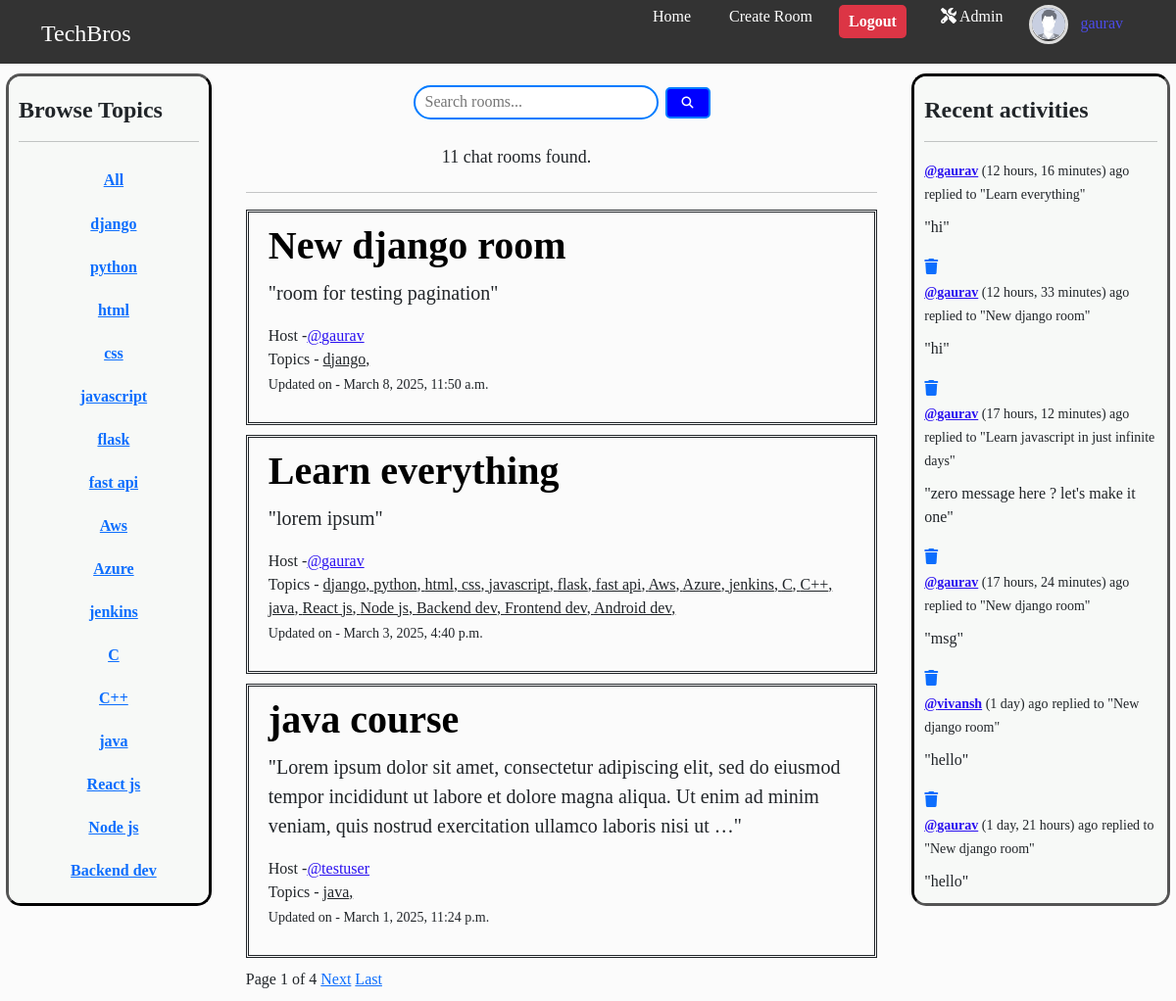
The app's page / (signed in) with its own data.
### main/models.py (models this page shows, shortened)
class Profile(models.Model):
    user = models.OneToOneField(User,on_delete=models.CASCADE)
    profile_pic = models.ImageField(upload_to='profile_images/',default='profile_images/default.jpg' , blank=True,null=True)

class Topic(models.Model):
    name = models.CharField(max_length=200)
    def __str__(self):
        return self.name

class Room(models.Model):
    topics = models.ManyToManyField(Topic,related_name="rooms")
    host = models.ForeignKey(User,on_delete=models.SET_NULL,null=True)
    name = models.CharField(max_length=200,)
    description = models.TextField(null=True, blank=True)
    participants = models.ManyToManyField(User,related_name='joined_rooms',through='Membership')
    updated = models.DateTimeField(auto_now=True)
    created = models.DateTimeField(auto_now_add=True)
    class Meta():
        ordering = ['-updated','-created']
    def __str__(self):
        return self.name

class Message(models.Model):
    user = models.ForeignKey(User,on_delete=models.CASCADE)
    room = models.ForeignKey(Room,on_delete=models.CASCADE)
    text = models.TextField()
    updated = models.DateTimeField(auto_now=True)
    created = models.DateTimeField(auto_now_add=True)
    def __str__(self):
        return self.text[:50]

### main/views.py (the view)
# urls.py: path('',views.home,name = "home"),
def home(request):
    q = request.GET.get('q') if request.GET.get('q') != None else ""
    rooms = Room.objects.prefetch_related('topics').filter(Q(topics__name__icontains=q) | Q(name__icontains =q ) | Q(description__icontains = q)).distinct()
    room_count = rooms.count()
    topics = Topic.objects.all()
    chat_messages = Message.objects.filter(Q(room__name__icontains = q)).order_by('-updated','-created')
    page = request.GET.get('page',1)
    paginator = Paginator(rooms,3)
    try:
        rooms = paginator.page(page)
    except:
        rooms = paginator.page(1)
    context = {'rooms':rooms,'topics':topics,'room_count':room_count,'chat_messages':chat_messages ,'q':q}
    return render(request , 'home.html',context)

### templates/home.html
{% extends "base.html" %}
{% block content %}
<div class="home-container">
    <aside class = 'left-sidebar'>
        {% include "topics_component.html" %}
    </aside>
    <main class ="main-feed">
        <div class="center-container">
            <form action={% url "home" %} method="GET"  >
                <input class="search-box" type="search" name="q" placeholder="Search rooms..." aria-label="Search">
                <button class="search-button" type="submit"><i class="fa-solid fa-magnifying-glass"></i></button>
            </form>
        </div>
        <div>
        <h6 style="margin-left:200px; padding-bottom:8px; font-size:large;">{{room_count}} chat rooms found.</h6>
        {% include "main_feed_component.html" %}
    </main>
    <aside class = "right_sidebar">
        {% include "activity_component.html" %}
    </aside>
</div>
{% endblock content %}

### templates/base.html (shortened to what this page needs)
<!DOCTYPE html>
{% load static %}
<html lang="en">
  <head>
    <link
      href="https://cdn.jsdelivr.net/npm/bootstrap@5.3.0/dist/css/bootstrap.min.css"
      rel="stylesheet"
    />
    <link rel="stylesheet" href="https://cdnjs.cloudflare.com/ajax/libs/font-awesome/6.5.1/css/all.min.css">
    <link rel="stylesheet" href="https://cdn.jsdelivr.net/npm/bootstrap-icons/font/bootstrap-icons.css">
    <link rel="stylesheet" href="{% static 'css/style.css' %}">
  </head>
  <body>
    <nav class="navbar-cus">
      <div class="container">
        <a href="{% url 'home' %}" class="navbar-brand">TechBros</a>
        <ul class="nav-links" id="navLinks">
          <li><a href="{% url 'home' %}">Home</a></li>
          {% if user.is_authenticated %}
          <li><a href="{% url 'create-room' %}">Create Room</a></li>
          {% endif %}
          {% if user.is_authenticated %}
          <li>
            <form action="{% url 'logout' %}" method="POST">
              <button type="submit" class="logout-button">Logout</button>
            </form>
          </li>
          {% if request.user.is_superuser %}
          <li><a href="{% url 'admin:index' %}"><i class="fa-solid fa-screwdriver-wrench"></i> Admin</a></li>
          {% endif %}
          <li><img src="{{ request.user.profile.profile_pic.url }}" alt="Profile Picture" class='navbar-profile-pic'><a href="{% url 'user-profile' request.user.id %}" id="username-link">{{request.user.username}}</a></li>
          {% endif %}
        </ul>
      </div>
    </nav>
    {% block content %} {% endblock content %}
  </body>
</html>

### templates/topics_component.html (shortened to what this page needs)
<!DOCTYPE html>
<html lang="en">
<head>
</head>
<body>
    <div class="topic-container">
    <h4 class='headings'>Browse Topics</h4>
        <hr>
        <div class="topic-list">
            <div class="topic-box">
                <a href="{% url "home" %}"  > <b>All</b></a>
            </div>
        </div>
        <div class="topic-list">
        {% for topic in topics  %}
            <div class="topic-box" >
                <a href="{% url "home" %}?q={{topic.name}} " ><b>{{topic.name}}</b></a>
            </div>
        {% endfor %}
        </div>
    </div>
</body>
</html>

### templates/main_feed_component.html (shortened to what this page needs)
<!DOCTYPE html>
<html lang="en">
<head>
</head>
<body>
    <hr>
    {% for room in rooms %}
        <div class="room-box">
            <h1 class='headings'><a href="{% url "room" room.id %}" >{{ room.name }}</a></h1>
            <p class="room-desc">"{{room.description|truncatechars:200 }}"</p>
            <span>Host -<a href="{% url "user-profile" room.host.id %}" class="user-name">@{{ room.host.username }}</a></span>
            <div>
                <span>Topics - </span>
                {% for topic in room.topics.all  %}
                <span style="text-decoration: underline;">{{topic}}, </span>
                {% endfor %}
            </div>
        <p><small>Updated on - {{ room.updated }}</small></p>
        </div>
    {% endfor %}
    <div>
        <span>Page {{rooms.number}} of {{rooms.paginator.num_pages}}</span>
        {% if rooms.has_next %}
            <span><a href="?page={{ rooms.next_page_number }}&q={{ q }}">Next</a></span>
            <a href="?page={{ rooms.paginator.num_pages }}&q={{ q }}">Last</a>
        {% endif %}
    </div>
</body>
</html>

### templates/activity_component.html (shortened to what this page needs)
<!DOCTYPE html>
<html lang="en">
<head>
</head>
<body>
    <div class='activity-container'>
    <h4 class="headings">Recent activities</h4>
        <hr>
        {% for message in chat_messages  %}
        <div>
            <a href="{% url "user-profile" message.user.id %}" class="user-name"><small><b>@{{message.user}}</b></a>  ({{message.updated|timesince}}) ago</small>
            <small>replied to "{{message.room}}"</small>
            <p style="margin-top: 10px;">"{{message}}"</p>
            {% if request.user == message.user or request.user.is_superuser%}
                <a href="{% url "delete-message" message.id %}"><i class="fa fa-trash" aria-hidden="true"></i></a>
            {% endif %}
        </div>
        {% endfor %}
    </div>
</body>
</html>

### static/css/style.css (style rules this page uses)
* { margin: 0; padding-bottom: 1px; box-sizing: border-box; }
body { background-color: #FBFBFB; font-family: 'Times New Roman', Times, serif; }
.user-name { color: #2a10f0; }
.home-container { display: grid; grid-template-columns: 0.8fr 2.5fr 1fr; gap: 20px; }
.topic-list { display: flex; flex-direction: column; justify-content: center; align-items: center; }
.topic-box { margin: 5px 2px 5px 12px ; padding: 5px 10px 5px 10px; text-align: center; border-radius: 5px; }
.room-desc { font-size: 20px; }
.center-container { display: flex; justify-content: center; align-items: center; height: 10vh; }
.search-box { margin-bottom: 10px; height: 35px; width: 250px; padding: 10px; border: 2px solid #007bff; border-radius: 25px; outline: none; font-size: 16px; }
.search-button { background-color: blue; color: white; border: 2px solid #007bff; padding: 5px 15px; margin-left: 3px; border-radius: 5px; cursor: pointer; font-size: 12px; }
.main-feed { padding: 5px 15px; }
.logout-button { background-color: #dc3545; color: white; margin-right : 8px; padding: 5px 10px; border: none; border-radius: 5px; font-weight: bold; cursor: pointer; transition: background-color 0.3s ease; }
.topic-container { height: 850px; overflow-y: auto; padding: 20px 10px 20px 10px; margin-top : 10px; margin-left: 6px; border-style : outset; border-radius: 15px; border-color: black; background-color:#F7F9F7; }
.activity-container { position: relative; height: 850px; overflow-y: auto; padding: 20px 10px 20px 10px; margin-top : 10px; margin-right: 6px; border-style : inset; border-radius: 15px; border-color: black; background-color:#F7F9F7; }
.headings { font-weight: bold; }
.headings a { color: black; text-decoration: none; transition: color 0.3s ease; }
.room-box { border-style: double; padding: 10px 20px 10px 20px; margin-top: 10px; margin-bottom: 10px; }
.navbar-cus { background: #333; color: white; display: flex; justify-content: space-between; align-items: center; margin: 0px; }
.navbar-cus .container { padding-top: 5px; display: flex; justify-content: space-between; align-items:center; width: 100%; }
.navbar-brand { font-size: 1.5rem; text-decoration: none; color: white; }
.nav-links { list-style: none; display: flex; gap: 15px; }
.nav-links li { display: inline; }
.nav-links a { text-decoration: none; color: white; padding: 8px 12px; }
#username-link { color: rgb(76, 76, 233); text-decoration: none; }
.navbar-profile-pic { width: 40px; height: 40px; border-radius: 100%; object-fit: cover; border: 3px solid #ddd; }

### records on screen
Topic: name "django"
Topic: name "python"
Topic: name "html"
Topic: name "css"
Topic: name "javascript"
Topic: name "flask"
Topic: name "fast api"
Topic: name "Aws"
Topic: name "Azure"
Topic: name "jenkins"
Topic: name "C"
Topic: name "C++"
Topic: name "java"
Topic: name "React js"
Topic: name "Node js"
Topic: name "Backend dev"
Room: name "New django room", description "room for testing pagination", host.username "gaurav", updated "March 8, 2025, 11:50 a.m."
Room: name "Learn everything", description "lorem ipsum", host.username "gaurav", updated "March 3, 2025, 4:40 p.m."
Topic: name "Frontend dev"
Topic: name "Android dev"
Room: name "java course", description "Lorem ipsum dolor sit amet, consectetur adipiscing elit, sed do eiusmod tempor incididunt ut labore et dolore magna aliqua. Ut enim ad minim veniam, quis nostrud exercitation ullamco laboris nisi ut …", host.username "testuser", updated "March 1, 2025, 11:24 p.m."
Message: user "gaurav", updated "12 hours, 16 minutes", room "Learn everything", text "hi"
Message: user "gaurav", updated "12 hours, 33 minutes", room "New django room", text "hi"
Message: user "gaurav", updated "17 hours, 12 minutes", room "Learn javascript in just infinite days", text "zero message here ? let's make it one"
Message: user "gaurav", updated "17 hours, 24 minutes", room "New django room", text "msg"
Message: user "vivansh", updated "1 day", room "New django room", text "hello"
Message: user "gaurav", updated "1 day, 21 hours", room "New django room", text "hello"

### other values on screen
{{ request.user.username }} "gaurav"
{{ room_count }} "11"
{{ rooms.number }} "1"
{{ rooms.paginator.num_pages }} "4"
